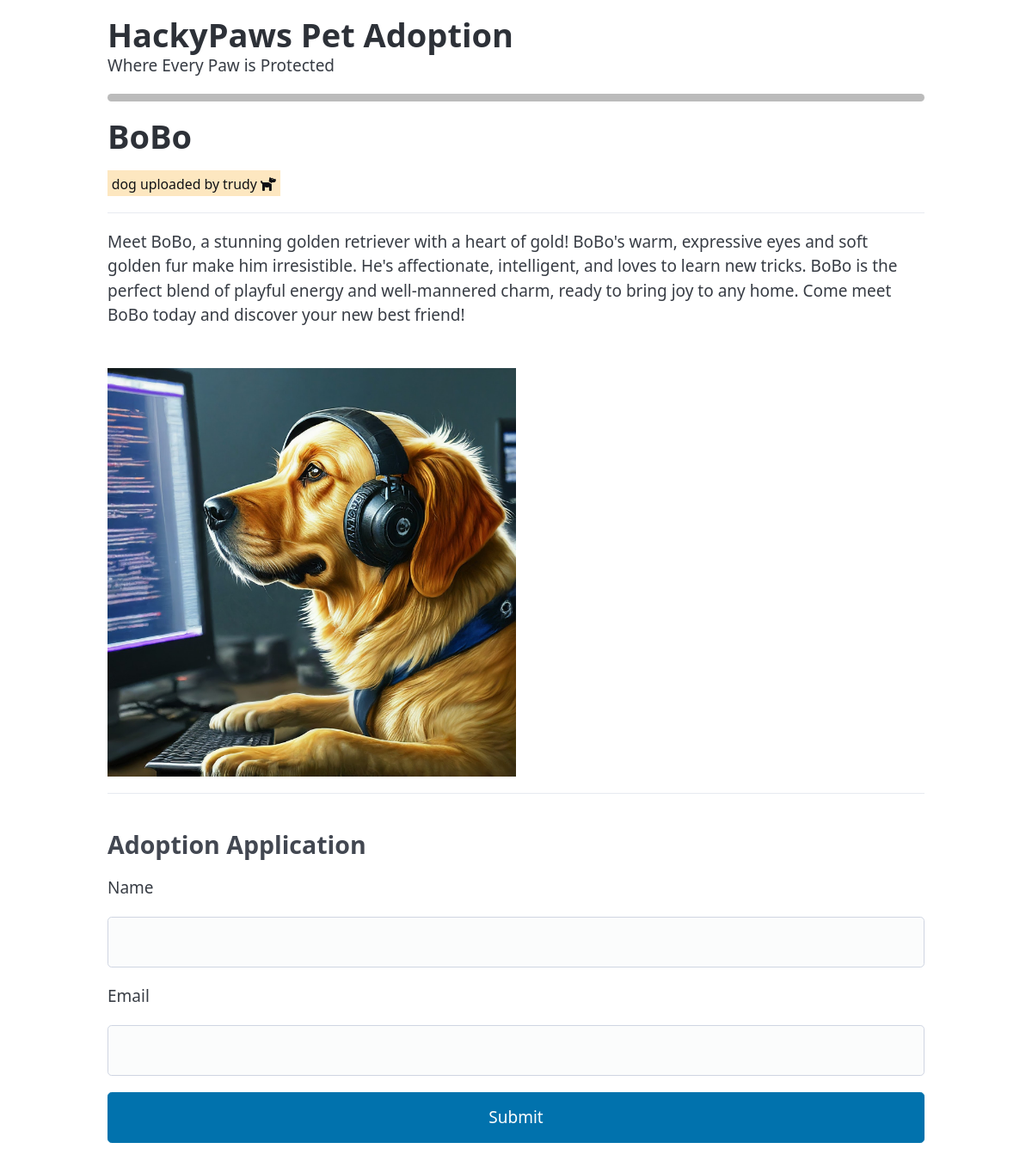
The app's page /paws/1 with its own data.
### tables this page shows
CREATE TABLE paws(
   paw_id INTEGER PRIMARY KEY AUTOINCREMENT,
   name text not null,
   uploaded_by text not null,
   description text not null,
   animal text not null,
   profile_pic text not null
);

### blueprints/paws/paws.py (the view)
@paws_bp.route("/<int:id>")
def paws(id):
    paw = Paws.get_profile(str(id))
    tagline = Paws.generate_tagline(paw)
    animal = paw['animal'].lower()
    if animal == "dog":
        paw_icon = "<i class='fas fa-dog'></i>"
    elif animal == "cat":
        paw_icon = "<i class='fas fa-cat'></i>"
    else:
        paw_icon = "<i class='fas fa-paw'></i>"
    tagline_template = tagline + " {{paw_icon|safe}}"
    tagline = render_template_string(tagline_template, paw_icon=paw_icon)
    return render_template("paw.html", paw=paw, tagline=tagline)

### hackypaws/Paws.py (called while the page is built)
    def sanitize_string(unsafe_string):
        unsafe_characters = {
            '<': None,'>': None,
            }
        translation_table = str.maketrans(unsafe_characters)
        return unsafe_string.translate(translation_table)

    def get_profile(id):
        con = sql.connect("hackypaws.db")
        cur = con.cursor()
        get_profile_sql = '''SELECT paw_id, uploaded_by, name, description, animal, profile_pic FROM paws
         WHERE paw_id = ?'''
        try:
            cur.execute(get_profile_sql, [id])
            profile = cur.fetchone()
            con.close()
        except sql.ProgrammingError:
            return False
        return {
            "id": profile[0],
            "uploaded_by": profile[1],
            "name": profile[2],
            "description": profile[3],
            "animal": profile[4],
            "profile_pic": profile[5]
        } if profile else False

    def generate_tagline(paw):
        uploaded_by = Paws.sanitize_string(paw['uploaded_by'])
        animal = Paws.sanitize_string(paw['animal'])
        tagline = f"{ animal } uploaded by { uploaded_by }"
        return tagline

### templates/paw.html (shortened to what this page needs)
<!doctype html>
<html lang="en">
  <head>
    <link rel="stylesheet" href="/static/css/pico.min.css" />
    <link rel="stylesheet" href="/static/css/hackypaws.css" />
    <link rel="stylesheet" href="https://cdnjs.cloudflare.com/ajax/libs/font-awesome/6.5.2/css/all.min.css" />
  </head>
  <body>
    <header class="container">
      <hgroup>
        <h1>HackyPaws Pet Adoption</h1>
        <p>Where Every Paw is Protected</p>
        <hr class="rounded-divider">
      </hgroup>
      <h1>{{ paw['name'] }}</h1>
      <mark><small>{{ tagline|safe }}</small></mark>
      <hr>
      <p>{{ paw['description'] }}</p>
      <br>
      <img width="50%" src="/{{paw['profile_pic']}}">
      <br><hr>
      <h3>Adoption Application</h3>
      <form action="adopt/{{ paw['id'] }}" method="post">
            <p>Name</p>
            <input type="text" id="name" name="name" placeholder="" />
            <p>Email</p>
            <input type="text" id="email" name="email" placeholder="" />
            <br>
            <input type="submit" />
      </form>
    </header>
  </body>
</html>

### static/css/hackypaws.css (style rules this page uses)
hr.rounded-divider { border-top: 9px solid #bbb; border-radius: 5px; }

### records on screen
paws: name "BoBo", description "Meet BoBo, a stunning golden retriever with a heart of gold! BoBo's warm, expressive eyes and soft golden fur make him irresistible. He's affectionate, intelligent, and loves to learn new tricks. BoBo is the perfect blend of playful energy and well-mannered charm, ready to bring joy to any home. Come meet BoBo today and discover your new best friend!", profile_pic (picture)

### other values on screen
{{ tagline|safe }} "dog uploaded by trudy"
